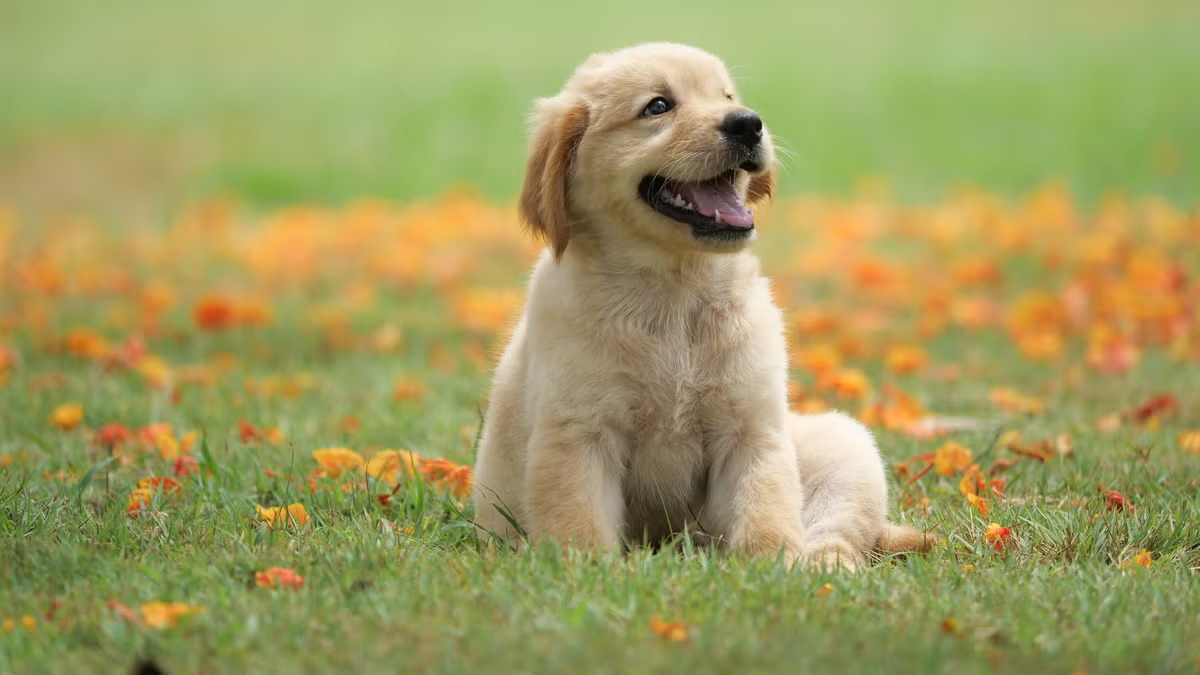
#> input picture images/dog.jpg, 1200 x 675 px
$ jupyter execute 1.basics.ipynb   (shell and % lines are left out)   (text cells are left out)
#> lines starting #> are read from the running program, lines starting #| are printed output that depends on the picture; after the words box and inside, x2 and y2 are one past the last pixel; in counts of white or black regions, pixels touching at a corner belong together
[cell 1]
import cv2
from matplotlib import pyplot as plt
import numpy as np

[cell 2]
img = cv2.imread('./images/dog.jpg') # img contains a numpy array of pixel values
#> img is the input picture: shape (675, 1200, 3); mean B, G, R 95.9, 156.2, 160.2
print(type(img))
#| <class 'numpy.ndarray'>
print(img.shape) # height, width, channels
#| (675, 1200, 3)
print(img.dtype) # data type of pixel values
#| uint8

[cell 3]
img_rgb = cv2.cvtColor(img, cv2.COLOR_BGR2RGB) # by default OpenCV uses BGR format
plt.imshow(img_rgb)

[cell 4]
# created a simple function to display images
def show_image(title= "", image = None):
    plt.title(title)
    plt.axis('off')
    plt.imshow(cv2.cvtColor(image, cv2.COLOR_BGR2RGB))

show_image("Dog", img)

[cell 5]
plt.imshow(cv2.cvtColor(img, cv2.COLOR_BGR2HSV))
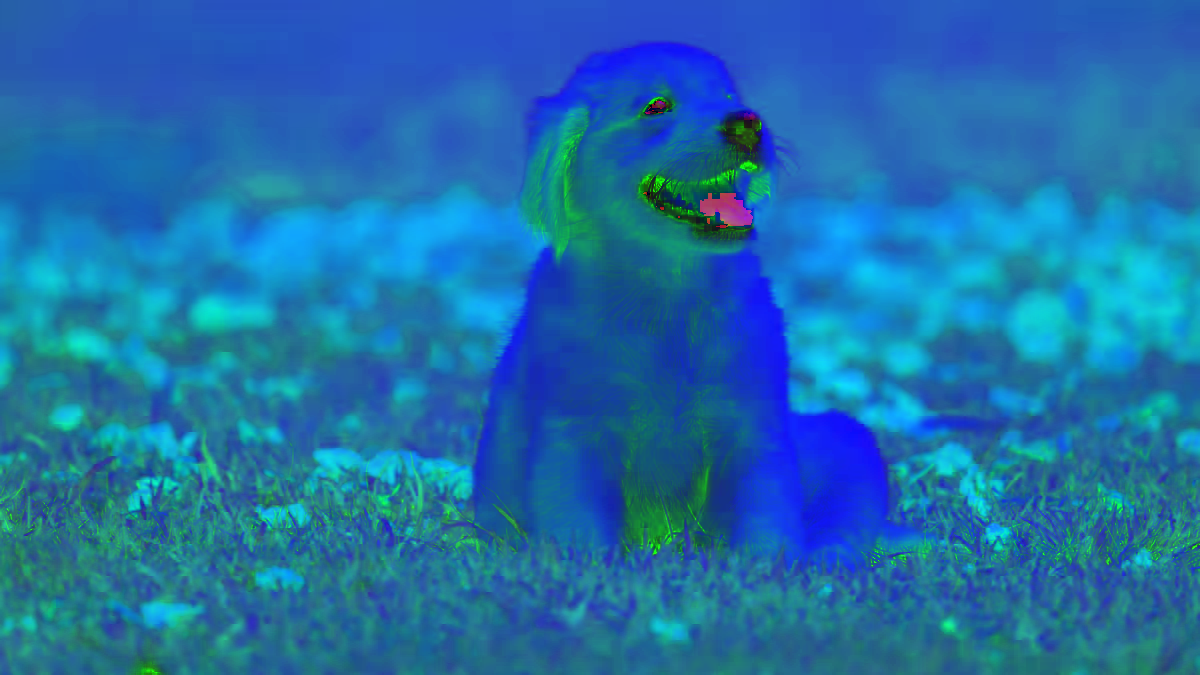
#> shown: shape (675, 1200, 3); mean R, G, B 29.9, 110.8, 169.7

[cell 6]
# find hsv range of red color
bgr_red = np.uint8([[[0,0,255]]])
hsv_red = cv2.cvtColor(bgr_red, cv2.COLOR_BGR2HSV)
print(hsv_red) # [[[  0 255 255]]]

[cell 7]
# lower and upper range of red color in hsv
lower_red = np.array([0,100,100])
upper_red = np.array([10,255,255])

[cell 8]
cap = cv2.VideoCapture(0)
while(1):

    # Take each frame
    _, frame = cap.read()
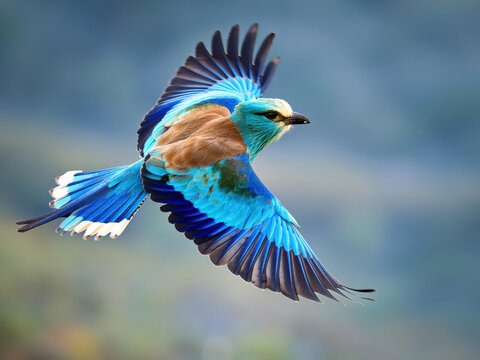
#> input picture images/bird.jpg, 480 x 360 px, given in place of the camera
#> frame is the input picture: shape (360, 480, 3); mean B, G, R 146.5, 131.8, 105.5

    # Convert BGR to HSV
    hsv = cv2.cvtColor(frame, cv2.COLOR_BGR2HSV)
#> hsv: shape (360, 480, 3); mean H, S, V 90.7, 85.7, 152.1

    # Threshold the HSV image to get only red colors
    mask = cv2.inRange(hsv, lower_red, upper_red)
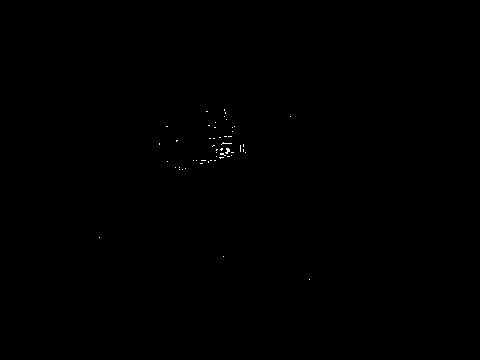
#> mask: shape (360, 480); 0.08% white in thin lines or dots, all inside (x1, y1, x2, y2) = (99, 109, 310, 280)

    # Bitwise-AND mask and original image
    res = cv2.bitwise_and(frame,frame, mask= mask)

    cv2.imshow('frame',frame)
    cv2.imshow('mask',mask)
    cv2.imshow('res',res)
    k = cv2.waitKey(5) & 0xFF
#> (key Esc is pressed here)
    if k == 27:
        break

[cell 9]
cv2.destroyAllWindows()

[cell 10]
obj = cv2.imread('./images/object-tracking-red.png')
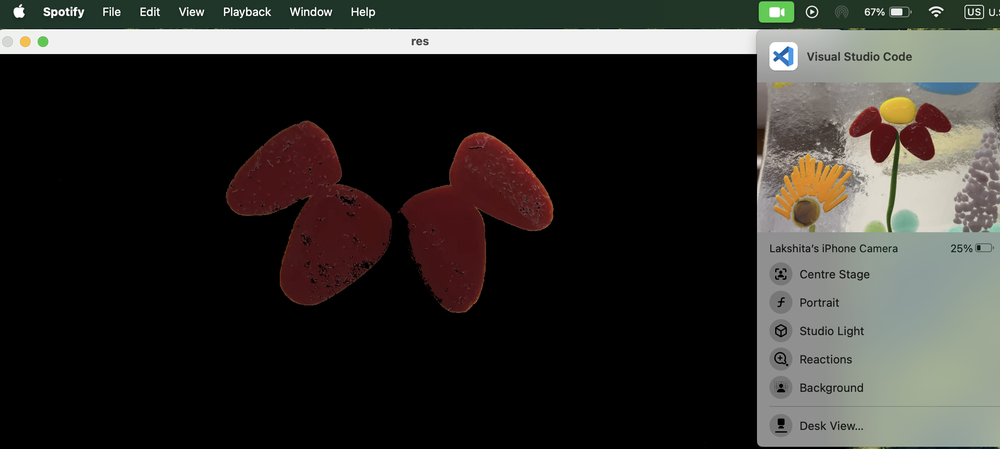
#> input picture images/object-tracking-red.png, 1000 x 449 px, shrunk from 2255 x 1013 before the run
#> obj is the input picture: shape (449, 1000, 3); mean B, G, R 45.9, 49.6, 51.5
show_image("Red Object", obj)

[cell 11]
B, G, R = cv2.split(img)
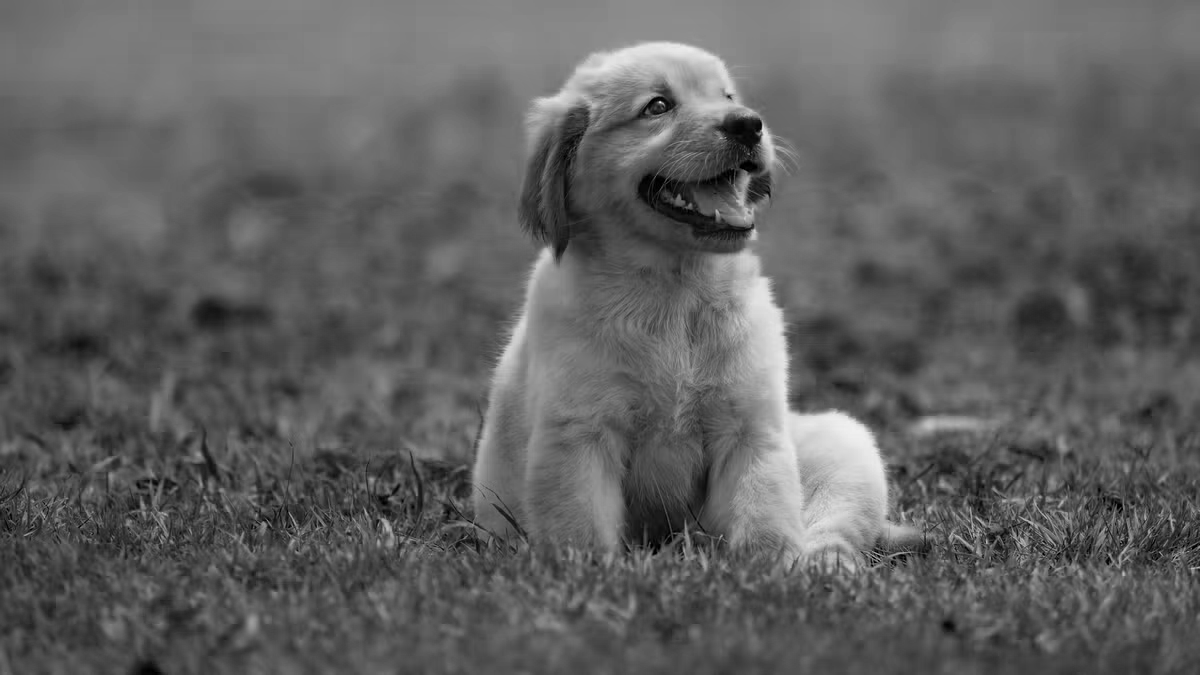
#> B: shape (675, 1200); min 0, max 240, mean 95.9
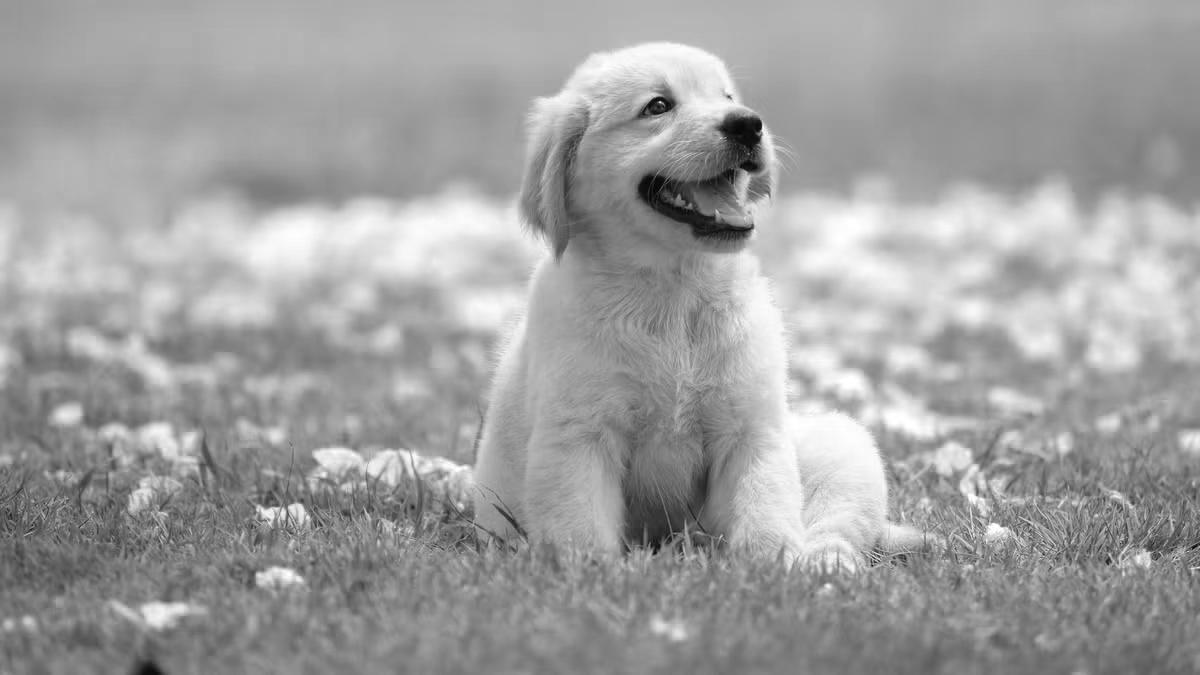
#> R: shape (675, 1200); min 1, max 255, mean 160.2
print(B.shape, G.shape, R.shape) # each channel is 2D array
#| (675, 1200) (675, 1200) (675, 1200)

[cell 12]
show_image("Blue Channel", B) # lacks other channels so it is a grayscale image

[cell 13]
zeros = np.zeros(img.shape[:2], dtype = "uint8") # uint8 is 0-255
show_image("Blue Channel", cv2.merge([B, zeros, zeros])) # merge 3 channels

[cell 14]
show_image("Red Channel", cv2.merge([zeros, zeros, R]))

[cell 15]
show_image("Green Channel", cv2.merge([zeros, G, zeros]))

[cell 16]
show_image("Blue and Red", cv2.merge([B, zeros, R]))

[cell 17]
show_image("Green amplified", cv2.merge([B, G+100, R]))
#> in show_image (call 8), `plt.imshow(cv2.cvtColor(image, cv2.COLOR_BGR2RGB))`:
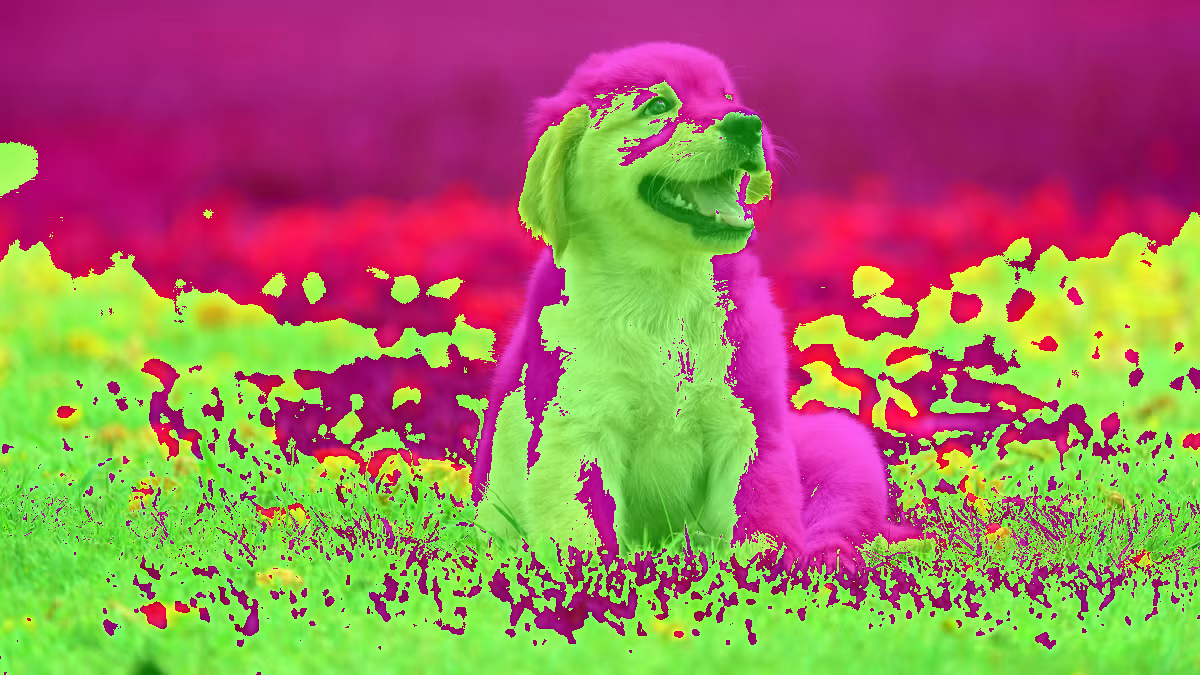
#> image: shape (675, 1200, 3); mean of channels 0, 1, 2 95.9, 122.4, 160.2; drawn as B, G, R
